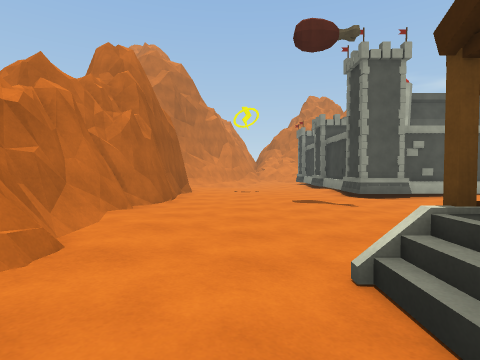
view 1 (above)

24 first-person views from a walk through a Unity game level. The camera is 1.2 m above the floor, tilts 2° down and sees 80° across. The floor is counted in squares, 2 m on a side. Each view is taken from the middle of a square. On the plan, view 1 faces up. The plan holds only what a view shows up to about 9 squares ahead; the rest is blank. The place goes on beyond the plan. The player is left out.

view 2
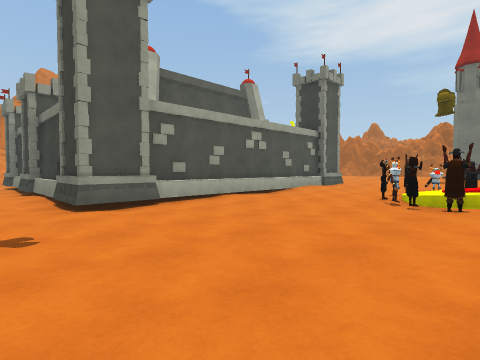

view 3
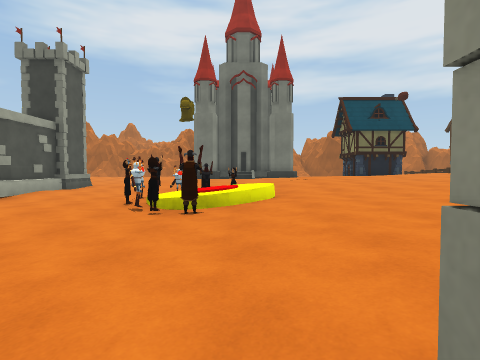

view 4
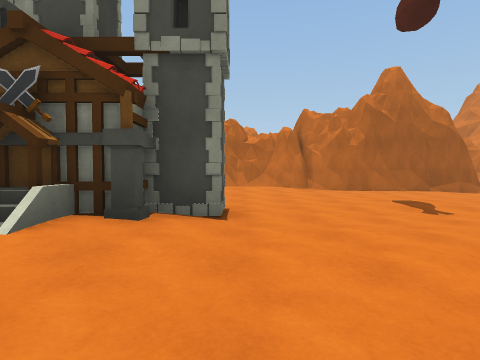

view 5
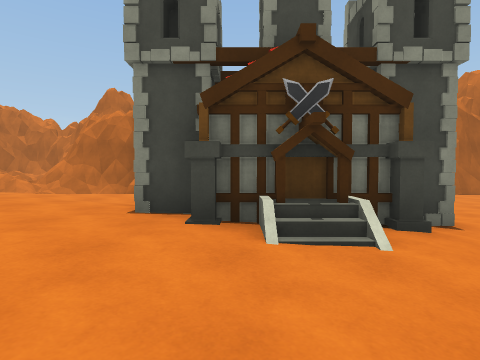

view 6
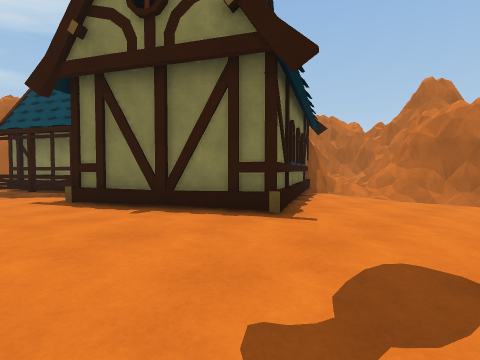

view 7
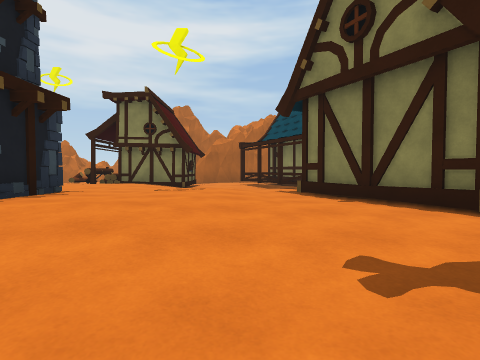

view 8
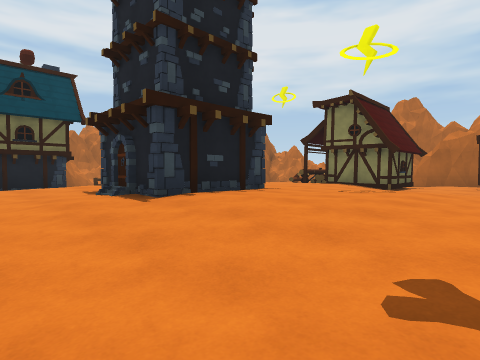

view 9
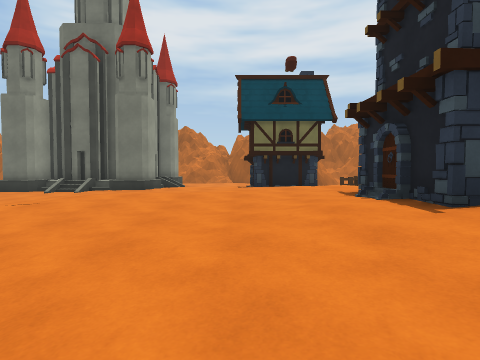

view 10
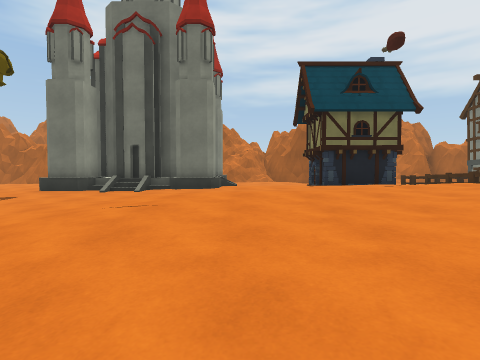

view 11
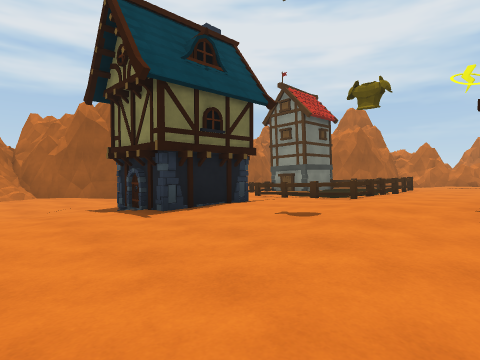

view 12
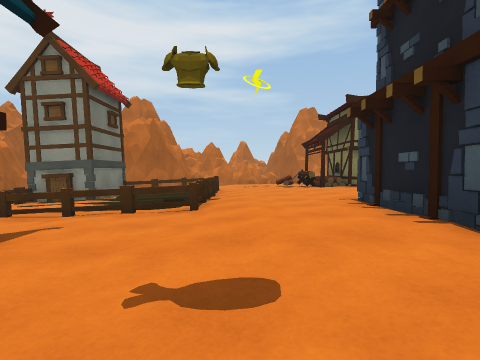

view 13
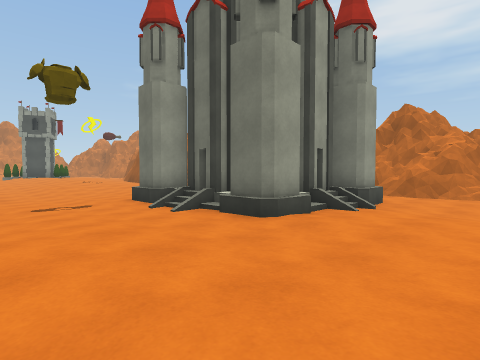

view 14
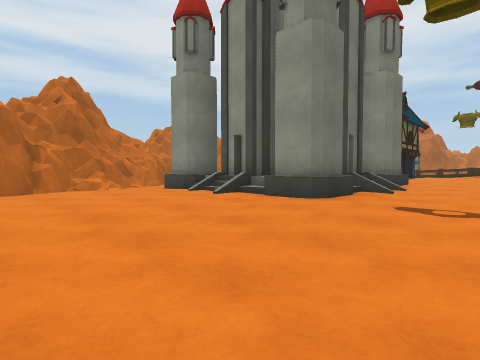

view 15
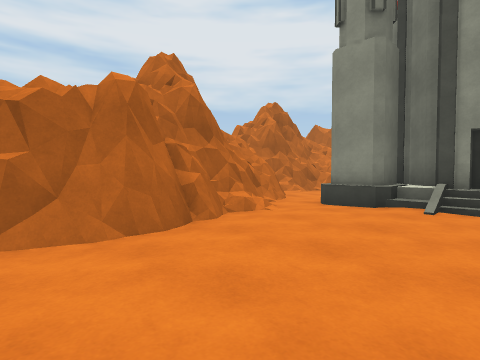

view 16
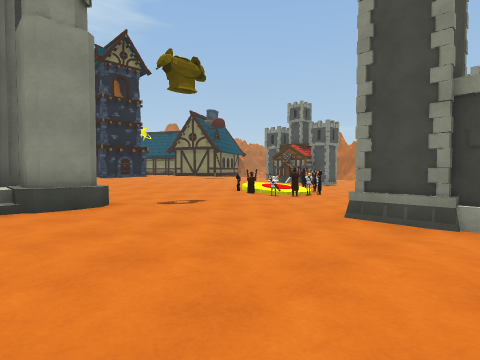

view 17
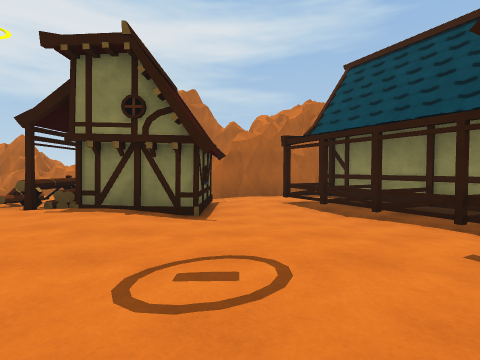

view 18
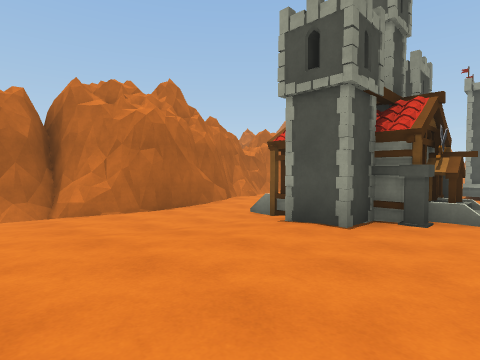

view 19
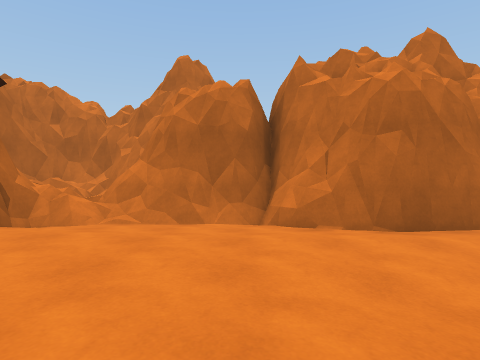

view 20
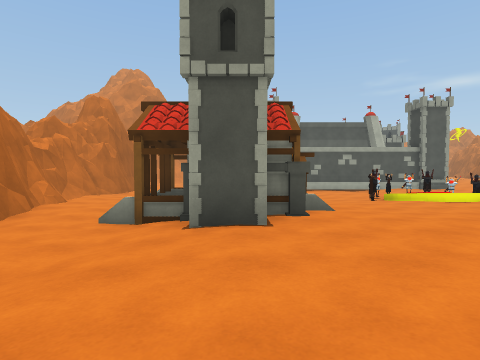

view 21
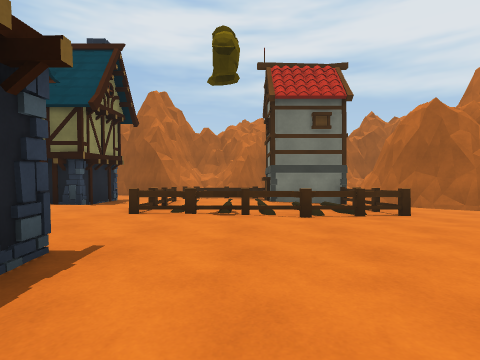

view 22
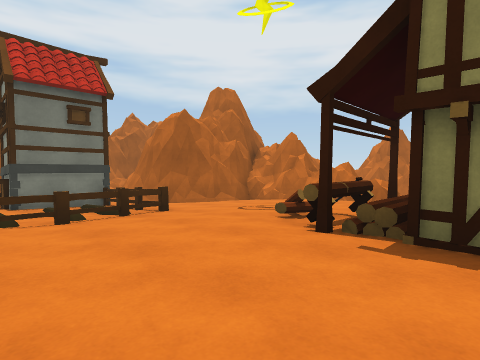

view 23
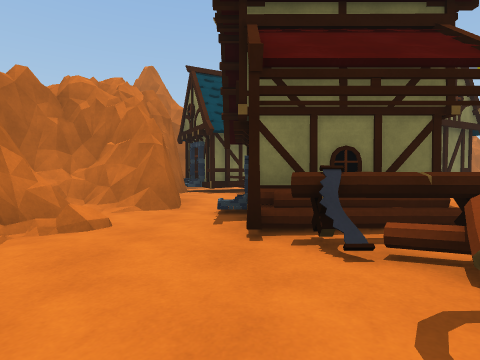

view 24
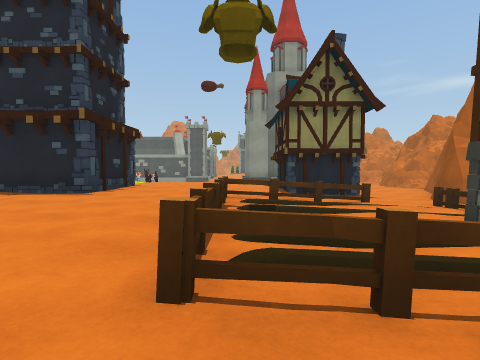

### Floor plan
Key: @ floor where view 1 was taken; # wall or solid block; x gap in a wall; . main floor; : floor 0.25 m higher than the main floor; - floor 0.25 m lower than the main floor; + floor 0.5 m higher than the main floor; _ floor 0.5 m lower than the main floor; < floor 0.75 m lower than the main floor; / step, stairs or slope; = window, fence, low wall or low ledge; ^ raised ledge.
Columns run from 4 left of view 1 to 22 right of it. Each row starts with its distance up from view 1.
 10   #_   _#       #-/.....#
  9   #___<<#       #----...#
  8   #_____#########----...##
  7   #______<______----....##
  6   #___/<_<______/--......#
  5   #_________###/---###/####
  4  ##-_______#//#/--.##### /#
  3  ^#-_______//.///../## # -=
  2   ^-//###-----///...+#    #
  1   ^//####/----/:::..####-.#
  0    #@=###.---/.::::..//--.#
 -1    #--/#.......::::.:./-..#
 -2   ^#--/......::::+:::..--.#
 -3  ##/--/..::.///::+/:###--##
 -4  ##-...::::///###+/:###--#
 -5  ##-/.:::::+++# #+/::...##
 -6  #=//.:##/:+++###++===..#
 -7 #_=//#####:+++++++://..=#
 -8 ==####   #:+++++++://..=
 -9 #        =::/:+++:/=/.##
-10          #:::/++++:=# #
-11         ###..####::===#
-12          ##::# #=/:..##
-13          ##::####::.##
-14          #.::x.::::/#
-15          #####.//####

Positions as (right, up) in squares from view 1, and headings:
1: (0, 0), facing up
2: (2, 3), facing up-right
3: (3, 3), facing right
4: (7, 3), facing left
5: (7, 0), facing left
6: (7, -3), facing down-left
7: (7, -2), facing down
8: (6, -2), facing down-right
9: (7, -2), facing right
10: (8, 0), facing right
11: (12, 0), facing down-right
12: (14, -2), facing down
13: (12, -2), facing up-right
14: (13, 9), facing down-right
15: (17, 10), facing down-right
16: (17, 10), facing down-left
17: (8, -6), facing down
18: (5, -5), facing up-left
19: (3, -4), facing left
20: (3, -5), facing up
21: (10, -8), facing right
22: (10, -8), facing down-right
23: (14, -13), facing left
24: (15, -12), facing up
